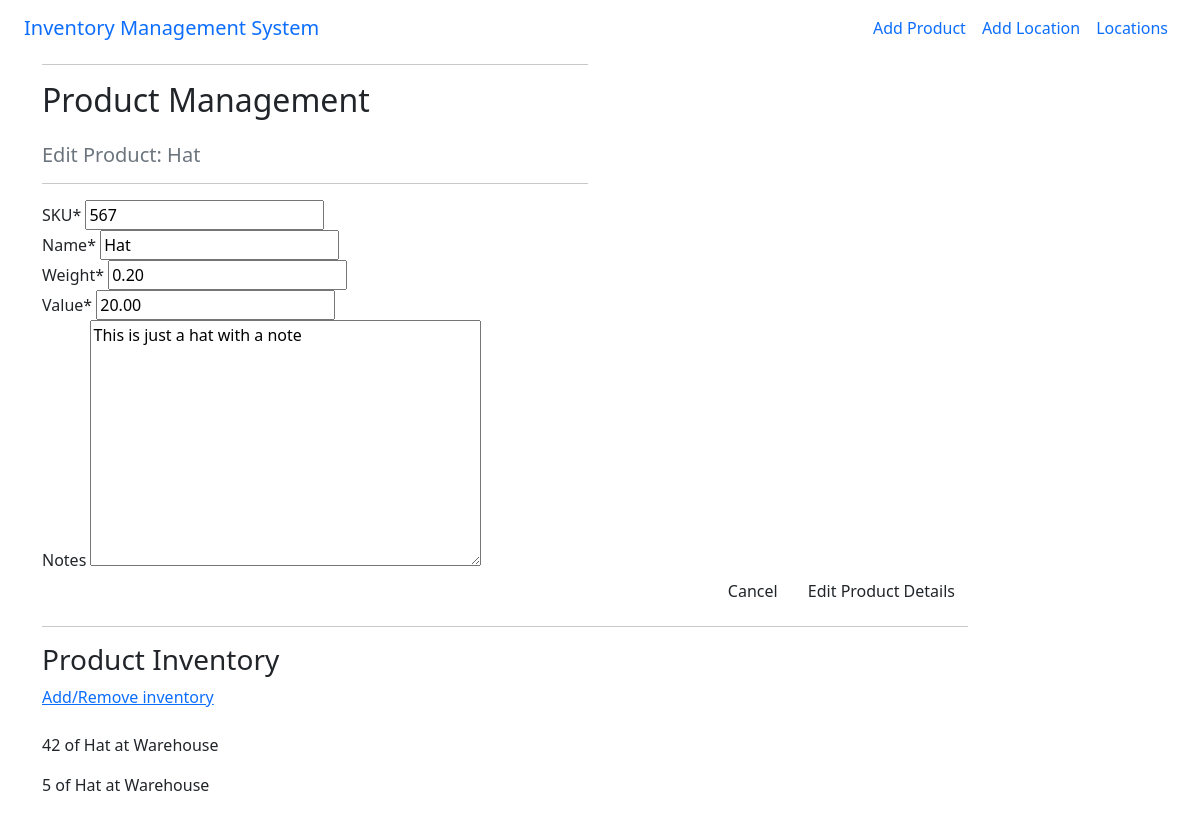
Before: /edit/2/ with the older database file.
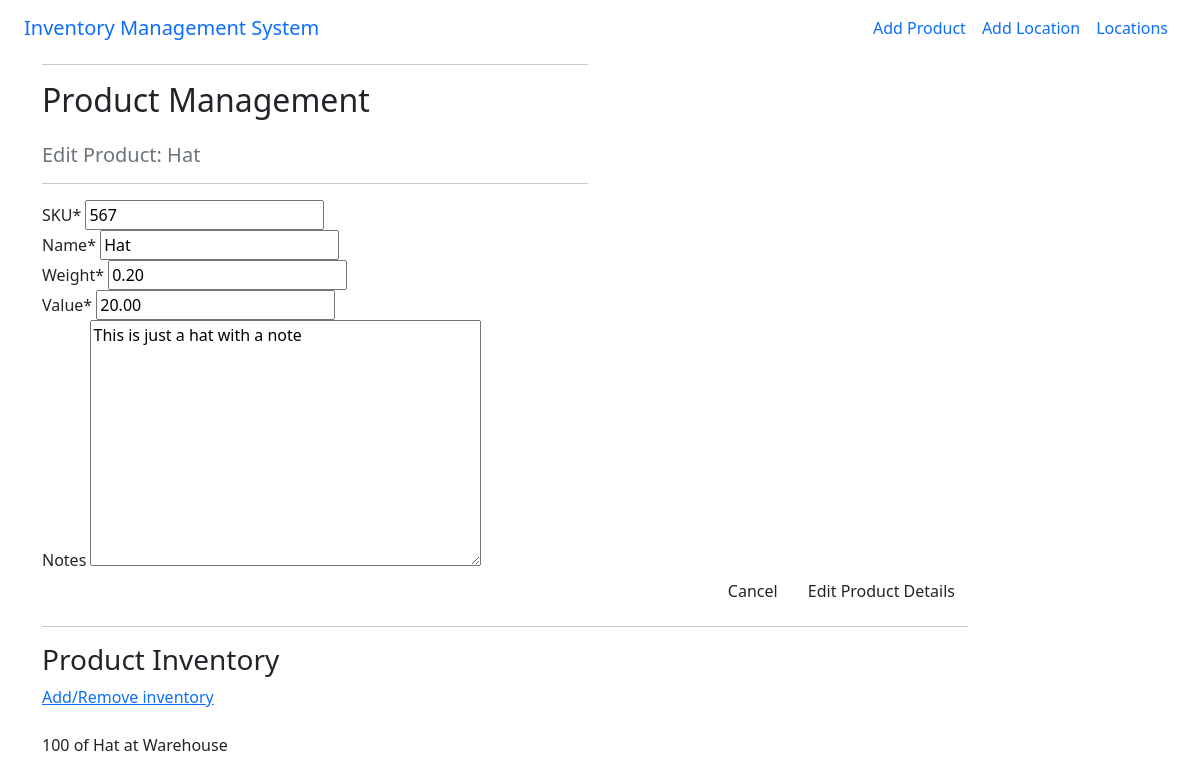
After: the same page with the newer database file.
### products/models.py (models this page shows, shortened)
class Inventory(models.Model):
    class Meta:
        verbose_name_plural = 'Inventory'
    product = models.ForeignKey('Product', on_delete=models.CASCADE)
    quantity = models.IntegerField(default=0)
    location = models.ForeignKey('Location', on_delete=models.CASCADE)
    def __str__(self):
        return self.product.name

class Product(models.Model):
    SKU = models.IntegerField(default=0)
    name = models.CharField(max_length=254)
    weight = models.DecimalField(max_digits=8, decimal_places=2)
    value = models.DecimalField(max_digits=8, decimal_places=2)
    notes = models.TextField(null=True, blank=True)

class Location(models.Model):
    name = models.CharField(max_length=254)
    address_line_1 = models.CharField(max_length=254)
    address_line_2 = models.CharField(max_length=254, null=True, blank=True)
    address_line_3 = models.CharField(max_length=254, null=True, blank=True)
    county = models.CharField(max_length=254, default='county')
    postcode = models.CharField(max_length=254, default='postcode')
    country = models.CharField(max_length=254, default='country')
    def __str__(self):
        return self.name

### products/views.py (the view)
# urls.py: path('edit/<int:product_id>/', views.edit_product, name='edit_product'),
def edit_product(request, product_id):
    product = get_object_or_404(Product, pk=product_id)
    product_form = ProductForm(instance=product)
    if request.method == 'POST':
        product_form = ProductForm(request.POST, request.FILES, instance=product)
        if product_form.is_valid():
            product_form.save()
            print('product updated successfully')
            return redirect(reverse('home'))
    inventory = Inventory.objects.all()
    product_inventory = []
    for i in inventory:
        if i.product == product:
            product_inventory.append(i)
    template = 'products/edit-product.html'
    context={
            'product_form': product_form,
            'product': product,
            'product_inventory': product_inventory,
            }
    return render(request, template, context)

### products/forms.py
class ProductForm(forms.ModelForm):
    class Meta:
        model = Product
        fields = '__all__'

### products/templates/products/edit-product.html (shortened to what this page needs)
{% extends "base.html" %}
{% load static %}
{% load crispy_forms_tags %}
{% block content %}
    <div class="container">
        <div class="row">
            <div class="col-12 col-md-6">
                <hr>
                <h2 class="logo-font mb-4">Product Management</h2>
                    <h5 class="text-muted">Edit Product: {{ product.name }}</h5>
                <hr>
            </div>
        </div>
        <div class="row">
            <div class="col-12 col-md-10">
                <form method="POST" action="{% url 'edit_product' product.id %}" class="form mb-2" enctype="multipart/form-data">
                    {{ product_form | crispy }}
                    <div class="text-end">
                        <a href="{% url 'home' %}" class="btn btn-grey-outline rounded">Cancel</a>
                        <input class="btn btn-grey rounded" type="submit" value="Edit Product Details"></input>
                    </div>
                </form>
                <hr>
                <h3>Product Inventory</h3>
                <a href="{% url 'add_inventory' product.id %}">Add/Remove inventory</a>
                <br>
                <br>
                {% for i in product_inventory %}
                        <p>{{ i.quantity }} of {{ i }} at {{ i.location }}</p>
                {% endfor %}
            </div>
        </div>
    </div>
{% endblock %}

Changed rows visible on the page:
removed Inventory: quantity "5", product.name "Hat", location "Warehouse"
changed Inventory "Hat": quantity "42" → "100"
